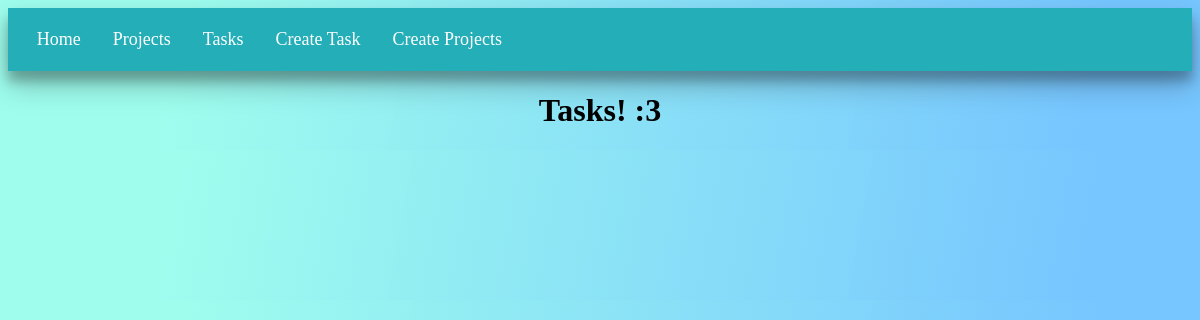
/tasks, run on an earlier commit of the app's database.
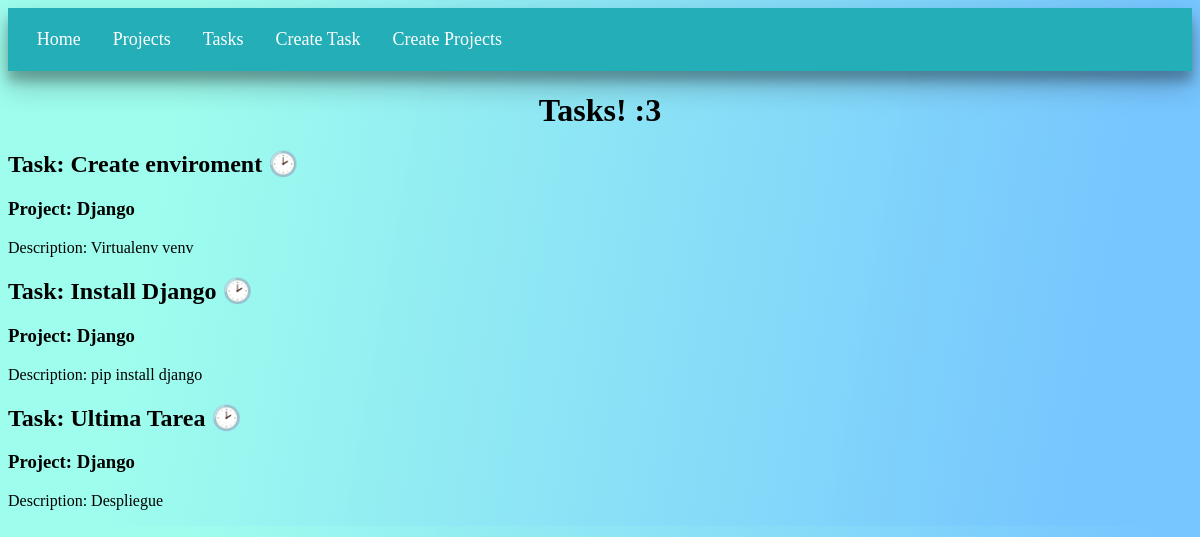
And on a later commit of the database.
### myapp/models.py (models this page shows, shortened)
class Task(models.Model):
    title = models.CharField( max_length=200, help_text='Ingrese el titulo de la tarea.')
    description = models.TextField(help_text='Ingrese la descripcion de la tarea.')
    project = models.ForeignKey(Project, on_delete=models.CASCADE)
    done = models.BooleanField(default=False)

class Project(models.Model):
    name = models.CharField(max_length=50, help_text='Ingrese el nombre del proyecto')

### myapp/views.py (the view)
# urls.py: path('tasks',views.tasks, name='tasks'),
def tasks(request):
    title = "Tasks! :3"
    tasks = Task.objects.all()
    return render(request, 'tasks/tasks.html', {
        'title' : title,
        'tasks' : tasks
    })

### myapp/templates/tasks/tasks.html
{% extends 'layouts/base.html' %}
{% block content %}
<h1>{{ title }}</h1>
{% for task in tasks %}
<article>
    <h2>Task: {{ task.title }} {% if task.done == False %} 🕑 {% else %} 🗹 {% endif %}</h2>
    <h3>Project: {{ task.project.name }}</h3>
    <p>Description: {{ task.description }}</p>
</article>
{% endfor %}
{% endblock %}

### myapp/templates/layouts/base.html (shortened to what this page needs)
{% load static %}
<!DOCTYPE html>
<html lang="es">
<head>
    <link rel="stylesheet" href="{% static 'css/style.css' %}">
</head>
<body>
    <nav>
        <ul>
            <li>
                <a href="{% url 'home' %}">Home</a>
            </li>
            <li>
                <a href="{% url 'projects' %}">Projects</a>
            </li>
            <li>
                <a href="{% url 'tasks' %}">Tasks</a>
            </li>
            <li>
                <a href="{% url 'create_tasks' %}">Create Task</a>
            </li>
            <li>
                <a href="{% url 'create_projects' %}">Create Projects</a>
            </li>
        </ul>
    </nav>
    {% block content %}
    {% endblock %}
</body>
</html>

### myapp/static/css/style.css (style rules this page uses)
h1 { text-align: center; }
body { background: linear-gradient(100deg, rgba(157, 253, 237, 0.991) 15%, rgb(119, 198, 255) 90%); }
nav { background-color: #23aeb8; position: relative; top: 0; font-weight: 500; box-shadow: rgba(0, 0, 0, 0.25) 0px 14px 28px, rgba(0, 0, 0, 0.22) 0px 10px 10px; }
ul { list-style-type: none; margin: 0; padding: .3rem; overflow: hidden; }
li { float: left; margin-left: 1rem; }
li > a { display: block; color: #fff; text-decoration: none; text-align: center; padding: 1rem .5rem; font-size: large; }
a { text-decoration: none; }

What changed in the data, as far as the page shows it:
added Task: title "Create enviroment", project.name "Django", description "Virtualenv venv"
added Task: title "Install Django", project.name "Django", description "pip install django"
added Task: title "Ultima Tarea", project.name "Django", description "Despliegue"
